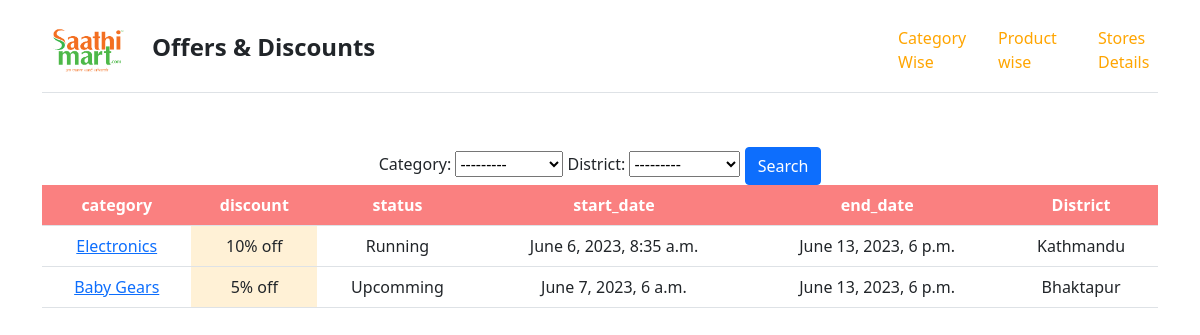
The page / on the database its author committed.
### main/models.py (models this page shows, shortened)
class offers_by_category(models.Model):
    category = models.ForeignKey(category, on_delete= models.SET_NULL, null=True)
    District = models.ForeignKey(District, on_delete= models.SET_NULL, null=True)
    website_link = models.URLField(max_length=200)
    discount = models.CharField(max_length=200, null=True)
    start_date = models.DateTimeField(null=True, blank=True)
    end_date = models.DateTimeField( null=True, blank=True)
    status = models.CharField(max_length=200, null=True, choices=STATUS)

class category(models.Model):
    name = models.CharField(max_length=50,null=True)
    icon = models.ImageField(upload_to ='',default='logo.png')
    def __str__(self):
        return self.name

class District(models.Model):
    district_id = models.IntegerField(null=True)
    name = models.CharField(max_length=50,null=True)
    def __str__(self):
        return self.name

### main/views.py (the view)
# urls.py: path('', views.bycategory, name='bycategory'),
def bycategory(request):
    query_list = offers_by_category.objects.all()
    categoryFilter = CategoryWise(request.GET, queryset=query_list)
    offers = categoryFilter.qs
    context = {
        'Offer' : offers,
        'filter': categoryFilter
    }
    return render(request, 'views/by_category.html',context)

### templates/views/by_category.html
{% extends 'views/base.html' %} {% block title %} BY Category{% endblock %} {% block content %}
<div class="container text-center main">
    <div class="table-responsive ">
        <form action="" method=" get ">
            {{ filter.form }}
            <button class="btn btn-primary" type="Submit">Search</button>
        </form>
        <table class="table table-hover table-fixed ">
            <tr style="background-color: rgb(250, 128, 128); color:white; ">
                <th>category</th>
                <th>discount</th>
                <th>status</th>
                <th>start_date</th>
                <th>end_date</th>
                <th>District</th>
            </tr>
            {% for list in Offer %}
            <tr>
                <td scope="row ">
                    <a href="{{list.website_link}}"> {{list.category}}</a>
                </td>
                <td style="background-color: rgb(255, 241, 214); ">{{list.discount}}</td>
                <td>{{list.status}}</td>
                <td>{{list.start_date}}</td>
                <td>{{list.end_date}}</td>
                <td>{{list.District}}</td>
            </tr>
            {% endfor %}
        </table>
    </div>
</div>
{% endblock %}

### templates/views/base.html (shortened to what this page needs)
{% load static %}
<!DOCTYPE html>
<html lang="en">
<head>
    <link href="https://cdn.jsdelivr.net/npm/bootstrap@5.1.3/dist/css/bootstrap.min.css" rel="stylesheet">
    <link rel="stylesheet" href="{% static 'css/style.css' %}">
</head>
<body>
    <div class="container">
        <header class="d-flex flex-wrap justify-content-center mb-4 border-bottom">
            <a href="/" class="d-flex align-items-center mb-3 mb-md-0 me-md-auto text-dark text-decoration-none">
                <img src="{% static 'img/logo.png' %}" alt="Saathimart Logo" height="90px" width="90px">
                <span class="fs-4">Offers & Discounts </span>
            </a>
            <ul class="nav nav-pills ">
                <div class="row col-12">
                    <div class="col-4">
                        <li class="nav-item"><a href="{% url 'bycategory' %}" class="nav-link">Category Wise </a></li>
                    </div>
                    <div class="col-4">
                        <li class="nav-item "><a href="{% url 'byproduct' %}" class="nav-link">Product wise </a></li>
                    </div>
                    <div class="col-4">
                        <li class="nav-item "><a href="{% url 'stores' %}" class="nav-link">Stores Details </a></li>
                    </div>
                </div>
            </ul>
        </header>
    </div>
    {% block content %} {% endblock %}
</body>
</html>

### static/css/style.css (style rules this page uses)
* { margin: 0; padding: 0; }
.nav-item a { color: orange; }
.container { margin-top: 2px; }
.main { margin-top: 20px; padding-top: 20px; }
.row { width: 25vw; padding-top: 16px; }
span { padding-left: 20px; font-weight: 600; }
form { margin-top: 10px; }

### rows shown on the page
offers_by_category: category "Electronics", discount "10% off", status "Running", start_date "June 6, 2023, 8:35 a.m.", end_date "June 13, 2023, 6 p.m.", District "Kathmandu"
offers_by_category: category "Baby Gears", discount "5% off", status "Upcomming", start_date "June 7, 2023, 6 a.m.", end_date "June 13, 2023, 6 p.m.", District "Bhaktapur"
